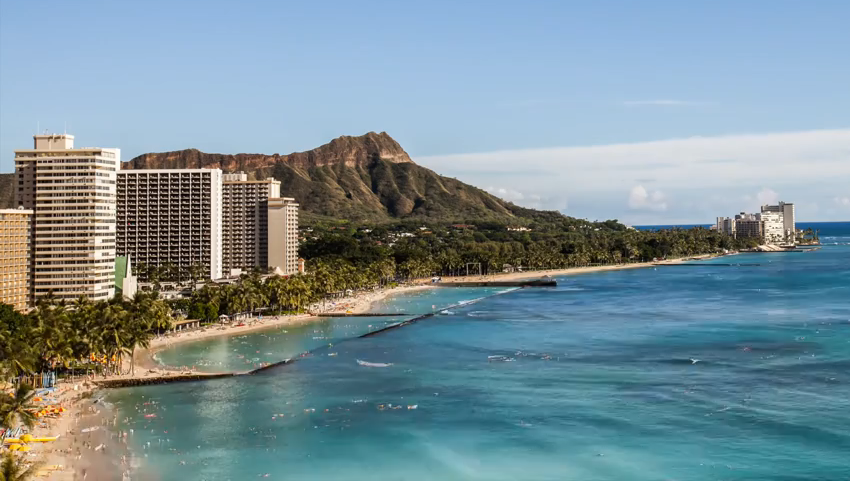
%> input picture testdata/day_night/day.png, 850 x 481 px
$ octave demo_daynight.m   (GNU Octave 9; MATLAB toolbox functions it lacks are replaced by stand-ins)
%> lines starting %> are read from the running program, lines starting %| are printed output that depends on the picture
close all
clear

day = im2double(imread('testdata/day_night/day.png'));
night = im2double(imread('testdata/day_night/night.png'));
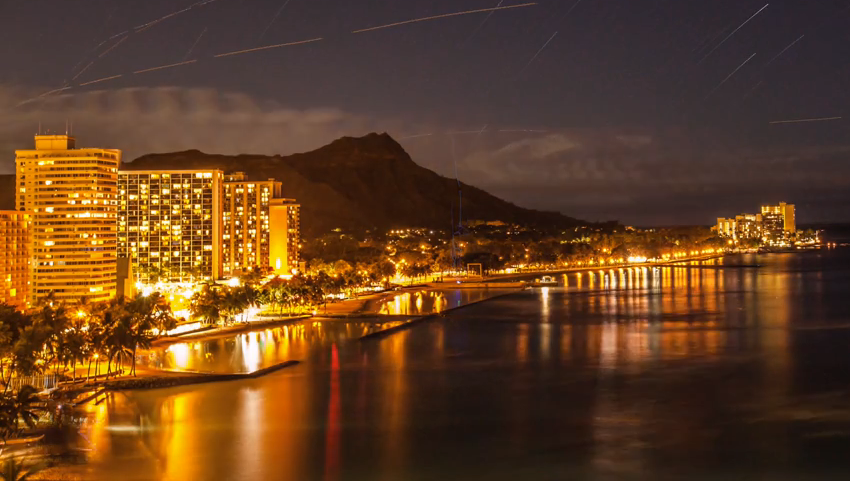
%> input picture testdata/day_night/night.png, 850 x 481 px

day = imresize(day,0.6);
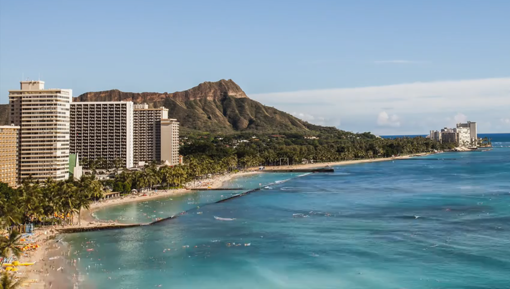
%> day: size 289x510x3 double; mean R, G, B 0.481, 0.565, 0.595; drawn with min black and max white
night = imresize(night,0.6);
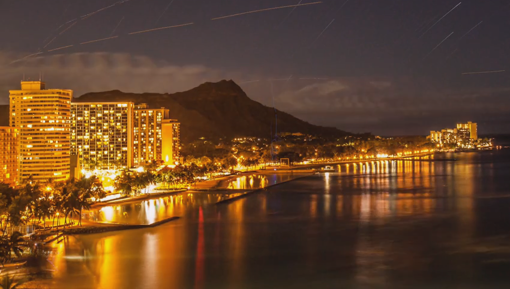
%> night: size 289x510x3 double; mean R, G, B 0.39, 0.25, 0.133; drawn with min black and max white

eps_I = 1e-3;
eps_G = 2e-4;
lambda_I = 3;
lambda_G = 1;
maxiter = 20;
r = 4;

%> (the run ends here)
